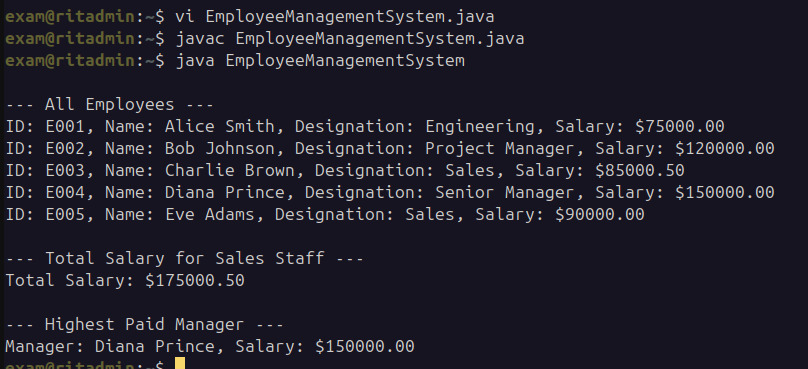
#> input picture assets/cover_image.png, 808 x 369 px
$ python main.py
#> lines starting #> are read from the running program, lines starting #| are printed output that depends on the picture; after the words box and inside, x2 and y2 are one past the last pixel; in counts of white or black regions, pixels touching at a corner belong together
### core/analyzer.py
import cv2
import numpy as np
import matplotlib.pyplot as plt

class TextureAnalyzer:
    def __init__(self):
        pass

    def analyze_texture(self, image_path):
        """
        Analyzes image complexity to find optimal embedding regions.
        mimics the 'AI Texture Analyzer' by finding high-entropy (busy) areas.
        """
        img = cv2.imread(image_path, cv2.IMREAD_GRAYSCALE)

        # 1. Use Canny Edge Detection to find 'busy' textures
        edges = cv2.Canny(img, 100, 200)

        # 2. Dilate edges to create 'safe zones' around textures
        kernel = np.ones((5,5), np.uint8)
        texture_map = cv2.dilate(edges, kernel, iterations=1)

        # Calculate 'Capacity' (how many bits we can hide safely)
        # We assume we can hide data wherever the texture map is white (255)
        safe_pixels = np.count_nonzero(texture_map)

        return texture_map, safe_pixels

    def visualize_map(self, image_path):
        """Debug function to show the user the analysis map"""
        texture_map, _ = self.analyze_texture(image_path)

        plt.figure(figsize=(10, 5))
        plt.subplot(1, 2, 1)
        plt.imshow(cv2.imread(image_path)[:,:,::-1])
        plt.title("Original Image")

        plt.subplot(1, 2, 2)
        plt.imshow(texture_map, cmap='hot')
        plt.title("AI/Texture Analysis Map\n(White areas = Safe for Hiding)")
        plt.show()

### core/watermark.py
import cv2
import pywt
import numpy as np
import hashlib

class WatermarkHandler:
    def __init__(self, watermark_path="assets/watermark.png"):
        self.watermark_path = watermark_path
        self.alpha = 0.2

    # --- ROBUST LAYER (DWT) ---
    def embed_watermark(self, image_path, output_path):
        """Embeds robust DWT watermark into HH band."""
        print(f"[*] Watermarking image (High Frequency): {image_path}")

        img = cv2.imread(image_path)
        if img is None: raise ValueError(f"Image not found: {image_path}")

        h, w, _ = img.shape
        # Ensure even dimensions
        h = h if h % 2 == 0 else h - 1
        w = w if w % 2 == 0 else w - 1
        img = img[:h, :w]

        logo = cv2.imread(self.watermark_path, cv2.IMREAD_GRAYSCALE)
        if logo is None: raise ValueError("Watermark logo not found")
        logo = cv2.bitwise_not(logo)

        logo = cv2.resize(logo, (w//2, h//2))

        (B, G, R) = cv2.split(img)
        img_float = np.float32(B)

        coeffs = pywt.dwt2(img_float, 'haar')
        LL, (LH, HL, HH) = coeffs

        # Embed in HH (High Frequency) for invisibility
        watermark_embedding = self.alpha * logo
        HH_new = HH + watermark_embedding

        new_coeffs = (LL, (LH, HL, HH_new))
        img_reconstructed = pywt.idwt2(new_coeffs, 'haar')

        img_reconstructed = np.clip(img_reconstructed, 0, 255)
        img_reconstructed = np.uint8(img_reconstructed)

        merged_img = cv2.merge((img_reconstructed, G, R))
        cv2.imwrite(output_path, merged_img)
        return output_path

    # [108 lines left out: functions extract_watermark, embed_fragile_seal, verify_fragile_seal, embed_watermark_to_frame, not called in this run]

### core/steganography_dct.py
import cv2
import numpy as np

class DCTSteganography:
    def __init__(self):
        self.block_size = 8
        self.delimiter = "$$$"
        self.Q = 25  # Standard Quality for Images
        self.threshold = 80

    # [135 lines left out: functions to_binary, get_adaptive_map, dct_embed, dct_extract, not called in this run]

### core/crypto.py
from Crypto.Cipher import AES
from Crypto.Util.Padding import pad, unpad
from Crypto.Random import get_random_bytes
import base64
import hashlib

class CryptoHandler:
    def __init__(self, key=None):
        # AES-256 requires a 32-byte key
        if key:
             # Ensure key is 32 bytes (hash it to be safe)
            self.key = hashlib.sha256(key.encode()).digest()
        else:
            self.key = get_random_bytes(32)

    def encrypt(self, plain_text):
        """Encrypts string using AES-CBC and returns a Base64 string."""
        # 1. Generate a random Initialization Vector (IV)
        iv = get_random_bytes(16)

        # 2. Initialize Cipher
        cipher = AES.new(self.key, AES.MODE_CBC, iv)

        # 3. Pad the data to be a multiple of 16 bytes
        padded_data = pad(plain_text.encode('utf-8'), AES.block_size)

        # 4. Encrypt
        encrypted_bytes = cipher.encrypt(padded_data)

        # 5. Combine IV + Encrypted Data (we need the IV to decrypt later)
        combined_data = iv + encrypted_bytes

        # 6. Return as Base64 string so it fits into our LSB text hider
        return base64.b64encode(combined_data).decode('utf-8')

    # [20 lines left out: function decrypt, not called in this run]

### main.py
from core.steganography_dct import DCTSteganography
from core.crypto import CryptoHandler
from core.watermark import WatermarkHandler
from core.metrics import StegoMetrics
from core.analyzer import TextureAnalyzer  # <--- NEW IMPORT
import os
import cv2

def main():
    print("--- Hybrid Cybersecurity Project: RESEARCH ARCHITECTURE ---")

    # --- SETUP ---
    password = "MySuperSecretPassword123!"
    crypto = CryptoHandler(key=password)
    stego = DCTSteganography()
    watermarker = WatermarkHandler("assets/watermark.png")
    analyzer = TextureAnalyzer()  # <--- Initialize Analyzer

    original_image = "assets/cover_image.png"
    watermarked_image = "assets/temp_watermarked.png"
    final_output = "assets/final_hybrid_secure.png"
    extracted_wm_path = "assets/extracted_watermark.png"

    secret_message = "TOP SECRET: The hybrid system is operational."

    # --- STEP 0: AI TEXTURE ANALYSIS (The "Brains") ---
    print("\n[STEP 0] Analyzing Image Texture (AI Module)...")
    try:
        # This mimics the "AI Texture Analyzer" box in your diagram.
        # It calculates where it is safe to hide data (edges/textures).
        texture_map, safe_pixels = analyzer.analyze_texture(original_image)
#> in analyze_texture, `edges = cv2.Canny(img, 100, 200)`:
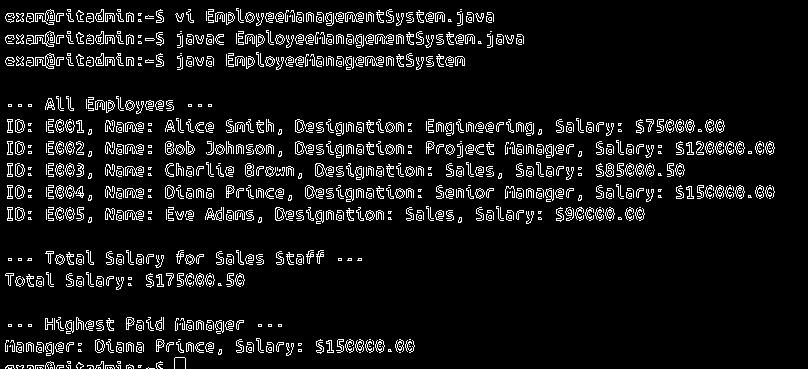
#> edges: shape (369, 808); 8% white in thin lines or dots
#> in analyze_texture, `texture_map = cv2.dilate(edges, kernel, iterations=1)`:
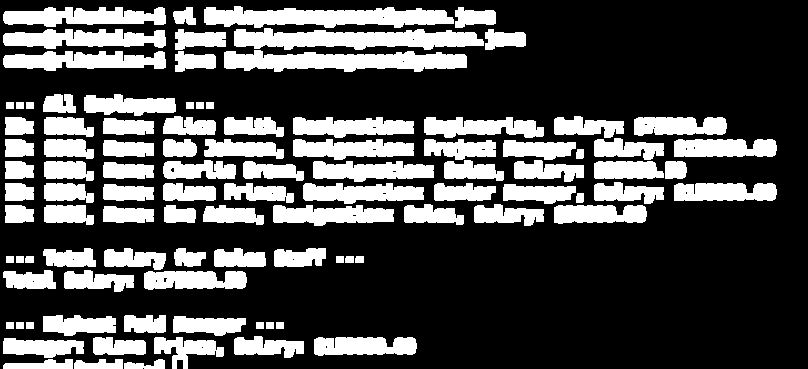
#> texture_map: shape (369, 808); 30.1% white; 100 white regions, largest, box (x1, y1, x2, y2) and area: (234, 28, 484, 50) 3778, (204, 6, 454, 28) 3775, (224, 50, 467, 72) 3736
#> in analyze_texture, `safe_pixels = np.count_nonzero(texture_map)`: safe_pixels = 89648
#> safe_pixels = 89648

        print(f"    > Analysis Complete.")
        print(f"    > Safe Embedding Area (High Entropy): {safe_pixels} pixels found.")
#|     > Safe Embedding Area (High Entropy): 89648 pixels found.
        print(f"    > Visualizing the complexity map...")

        # Show the map to the user (Close window to proceed)
        analyzer.visualize_map(original_image)
#> in visualize_map, `plt.show()`:
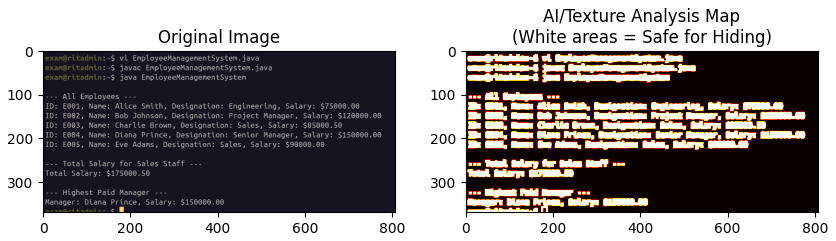
#> figure drawn by matplotlib, 2 panels

    except Exception as e:
        print(f"    [!] Analysis Error: {e}")
        return

    # --- STEP 1: DUAL WATERMARKING (Robust Layer) ---
    # According to the diagram, we apply Robust Watermark first.
    print("\n[STEP 1] Applying Robust Watermark (Ownership Layer)...")
    try:
        watermarker.embed_watermark(original_image, watermarked_image)
#> in embed_watermark, img is the input picture: shape (369, 808, 3); mean B, G, R 41.9, 30.4, 32.4
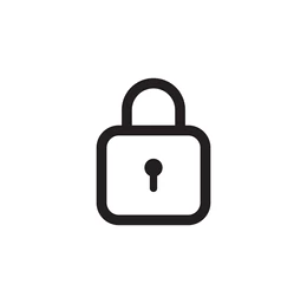
#> input picture assets/watermark.png, 306 x 304 px
#> in embed_watermark, `logo = cv2.bitwise_not(logo)`:
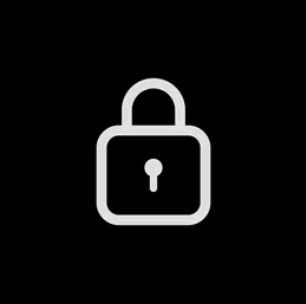
#> logo: shape (304, 306); min 0, max 255, mean 12.7
#> in embed_watermark, `logo = cv2.resize(logo, (w//2, h//2))`:
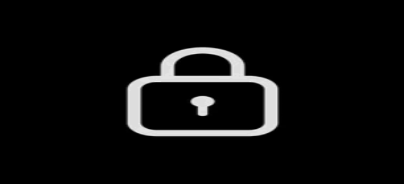
#> logo: shape (184, 404); min 0, max 235, mean 12.7
#> in embed_watermark, `HH_new = HH + watermark_embedding`:
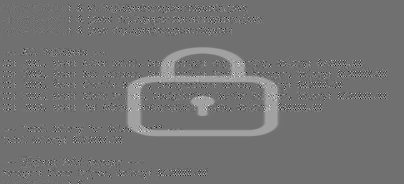
#> HH_new: shape (184, 404) float64; min -104, max 130.7, mean 2.5; drawn with min black and max white
    except Exception as e:
        print(f"Watermark Error: {e}")
        return

    # --- STEP 2: ENCRYPTION & EMBEDDING ---
    print("\n[STEP 2] Encrypting & Hiding Message (Privacy Layer)...")
    try:
        # A. Adaptive Steganography
        encrypted_msg = crypto.encrypt(secret_message)
        stego.dct_embed(watermarked_image, encrypted_msg, final_output)

        # B. Apply Fragile Seal (NEW)
        # We overwrite final_output with the "Sealed" version
        watermarker.embed_fragile_seal(final_output, final_output)
        print(f"[+] Fragile Tamper-Seal Applied.")

    except Exception as e:
        print(f"Steganography Error: {e}")
        return

    # --- STEP 3: RECEIVER VALIDATION ---
    print("\n[STEP 3] Receiver: Verifying Data...")

    # 3A. Check Integrity FIRST (NEW)
    print("   > Checking Tamper Seal...")
    is_valid, status_msg = watermarker.verify_fragile_seal(final_output)
    print(f"     {status_msg}")

    if not is_valid:
        print("     [WARN] Proceeding with caution (Image may be corrupted)...")

    # 3B. Extract Message
    print("   > Extracting Secret Message...")
    try:
        watermarker.extract_watermark(final_output, original_image, extracted_wm_path)
        print(f"     [SUCCESS] Check {extracted_wm_path} to see the recovered logo.")
    except Exception as e:
        print(f"     [FAIL] Watermark error: {e}")

    # --- STEP 4: SCIENTIFIC VALIDATION ---
    print("\n[STEP 4] Scientific Validation (Steganalysis)...")
    try:
        psnr_val = StegoMetrics.calculate_psnr(original_image, final_output)
        print(f"    > PSNR Value: {psnr_val:.2f} dB")

        if psnr_val > 40:
            print("    > [PASS] Imperceptibility Standard Met.")
        elif psnr_val > 35:
            print("    > [PASS] Acceptable Quality.")
        else:
            print("    > [WARN] Low Quality - Detectable!")

    except Exception as e:
        print(f"    > Metric Error: {e}")

if __name__ == "__main__":
    main()
#> (the call stopped at in encrypt, `iv = get_random_bytes(16)`: Crypto is not available in this run)
